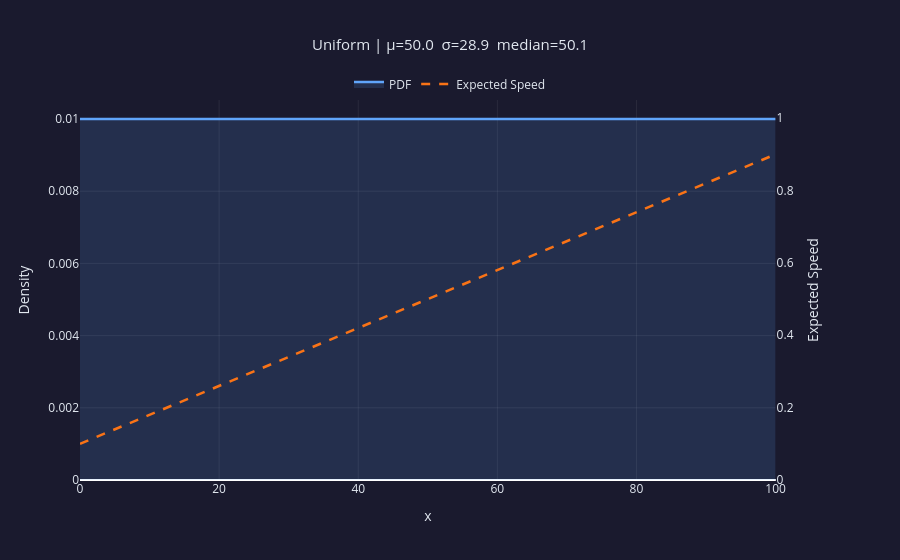
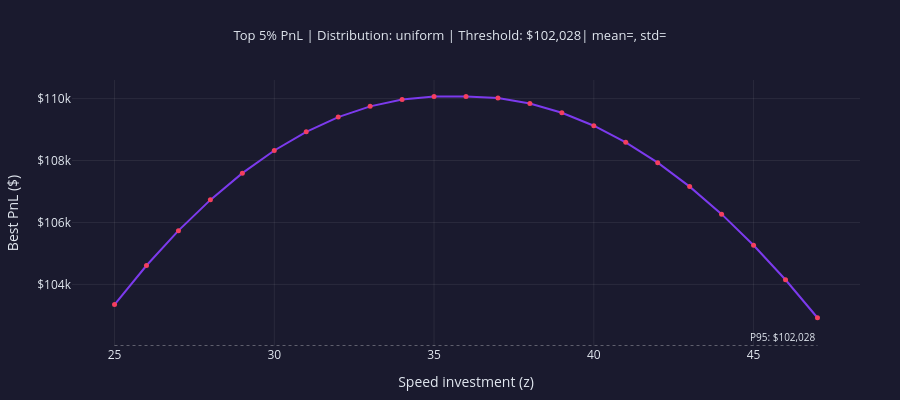
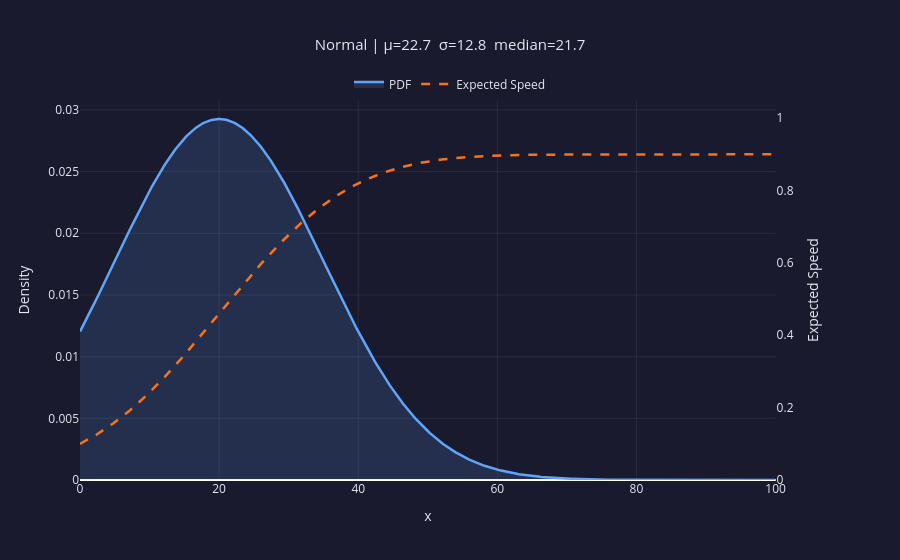
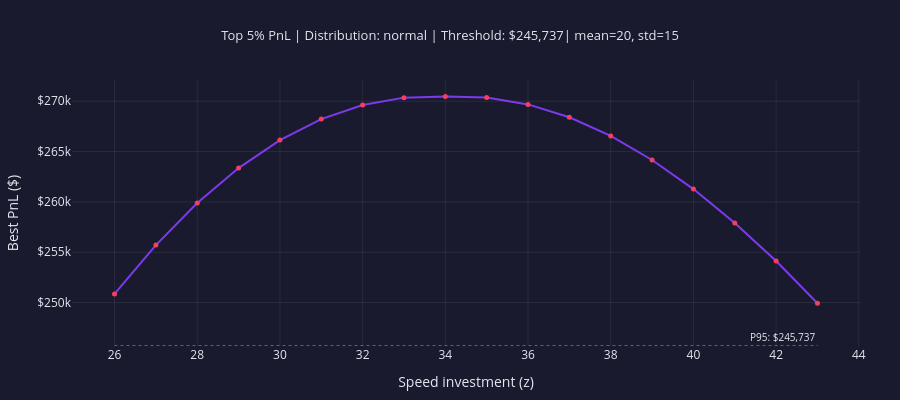

Write notebook code for charts like these, in order.
### Code cell
import numpy as np
import plotly.graph_objects as go
from plotly.subplots import make_subplots

def analyze_top_percentile(cdf, num_points=500, percentile=95):
    """
    Find all (research, scale, speed_inv) combos in the top percentile of PnL,
    then for each unique speed investment level, return the best research/scale pair.
    """
    xi = np.linspace(0, 100, num_points)
    yi = np.linspace(0, 100, num_points)
    X, Y = np.meshgrid(xi, yi)
    Z = 100 - X - Y

    feasible = (Z >= 0) & (Z <= 100)
    speed = np.interp(Z.ravel(), domain, cdf).reshape(Z.shape)
    PNL = np.where(feasible, pnl(X, Y, speed), np.nan)

    # ── Top-percentile mask ───────────────────────────────────────────────────
    threshold = np.nanpercentile(PNL, percentile)
    top_mask  = feasible & (PNL >= threshold)

    top_research  = X[top_mask]
    top_scale     = Y[top_mask]
    top_speed_inv = Z[top_mask]
    top_pnl       = PNL[top_mask]
    top_speed_val = speed[top_mask]

    # ── For each speed-investment bucket, find the best research/scale ────────
    # Round speed_inv to nearest integer for bucketing
    speed_inv_rounded = np.round(top_speed_inv).astype(int)
    unique_z = np.unique(speed_inv_rounded)

    best_by_speed = []
    for z_val in unique_z:
        mask = speed_inv_rounded == z_val
        idx  = np.argmax(top_pnl[mask])

        best_by_speed.append({
            "speed_inv":   z_val,
            "speed_val":   top_speed_val[mask][idx],
            "research":    top_research[mask][idx],
            "scale":       top_scale[mask][idx],
            "pnl":         top_pnl[mask][idx],
        })

    return {
        "threshold":    threshold,
        "top_research":  top_research,
        "top_scale":     top_scale,
        "top_speed_inv": top_speed_inv,
        "top_pnl":       top_pnl,
        "best_by_speed": best_by_speed,
        "full_PNL":      PNL,
        "xi": xi, "yi": yi,
        "X": X,   "Y": Y, "Z": Z,
    }


def plot_top_percentile(distribution, num_points=500, percentile=95, **kwargs):
    _, cdf = get_pdf_cdf(distribution, **kwargs)
    res    = analyze_top_percentile(cdf, num_points, percentile)

    best     = res["best_by_speed"]
    z_vals   = [b["speed_inv"] for b in best]
    pnl_vals = [b["pnl"]       for b in best]

    BG, GRID, TEXT = "#1a1a2e", "rgba(255,255,255,0.07)", "#e2e8f0"

    fig = go.Figure()

    fig.add_trace(go.Scatter(
        x=z_vals, y=pnl_vals,
        mode="lines+markers",
        line=dict(color="#7c3aed", width=2),
        marker=dict(size=5, color="#f43f5e"),
        hovertemplate="SpeedInv=%{x}<br>PnL=$%{y:,.0f}<extra></extra>",
    ))
    fig.add_shape(
        type="line",
        x0=min(z_vals), x1=max(z_vals),
        y0=res["threshold"], y1=res["threshold"],
        line=dict(color="rgba(255,255,255,0.3)", dash="dot", width=1),
    )
    fig.add_annotation(
        x=max(z_vals), y=res["threshold"],
        text=f"P{percentile}: ${res['threshold']:,.0f}",
        showarrow=False, font=dict(color=TEXT, size=10),
        xanchor="right", yanchor="bottom",
    )

    fig.update_layout(
        title=dict(
            text=f"Top {100-percentile}% PnL | Distribution: {distribution} | Threshold: ${res['threshold']:,.0f}"
                  f"| mean={kwargs.get('mu', "")}, std={kwargs.get('sigma', "")}",
            font=dict(color=TEXT, size=13), x=0.5,
        ),
        xaxis=dict(title="Speed investment (z)", gridcolor=GRID, tickfont=dict(color=TEXT), title_font=dict(color=TEXT)),
        yaxis=dict(title="Best PnL ($)", tickprefix="$", gridcolor=GRID, tickfont=dict(color=TEXT), title_font=dict(color=TEXT)),
        paper_bgcolor=BG, plot_bgcolor=BG,
        font=dict(color=TEXT),
        showlegend=False,
        height=400,
        margin=dict(t=80, b=40, l=40, r=40),
    )

    fig.show()

# ── Run ───────────────────────────────────────────────────────────────────────
mean  = 35
std   = 15
alpha, beta_p = beta_params_from_mean_std(mean, std)

means = [20, 25, 30, 35, 40]
stds = [15, 20, 25]

plot_pdf_cdf("uniform", lo=0, hi=100)
plot_top_percentile("uniform", lo=0, hi=100)

for mean in means:
    for std in stds:
        plot_pdf_cdf("normal", mu=mean, sigma=std)
        plot_top_percentile("normal",     mu=mean, sigma=std)

### Figure 1 — Plotly figure (JSON) as saved in the notebook; plotly's stock layout.template omitted (floating-point values rounded to 4 significant figures; data arrays with more than 128 entries replaced by an {"elided": "..."} marker saying what was removed)
{"data": [{"fill": "tozeroy", "fillcolor": "rgba(96,165,250,0.15)", "line": {"color": "#60a5fa", "width": 2.5}, "name": "PDF", "type": "scatter", "x": {"elided": "1000 float values"}, "xaxis": "x", "y": {"elided": "1000 float values"}, "yaxis": "y"}, {"line": {"color": "#f97316", "dash": "dash", "width": 2.5}, "name": "Expected Speed", "type": "scatter", "x": {"elided": "1000 float values"}, "xaxis": "x", "y": {"elided": "1000 float values"}, "yaxis": "y2"}], "layout": {"font": {"color": "#e2e8f0"}, "hovermode": "x unified", "legend": {"font": {"color": "#e2e8f0"}, "orientation": "h", "x": 0.5, "xanchor": "center", "y": 1.08}, "paper_bgcolor": "#1a1a2e", "plot_bgcolor": "#1a1a2e", "title": {"font": {"color": "#e2e8f0", "size": 15}, "text": "Uniform | μ=50.0  σ=28.9  median=50.1", "x": 0.5}, "xaxis": {"anchor": "y", "domain": [0, 0.94], "gridcolor": "rgba(255,255,255,0.07)", "range": [0, 100], "showgrid": true, "tickfont": {"color": "#e2e8f0"}, "title": {"text": "x"}, "zeroline": false}, "yaxis": {"anchor": "x", "domain": [0, 1], "gridcolor": "rgba(255,255,255,0.07)", "rangemode": "tozero", "showgrid": true, "tickfont": {"color": "#e2e8f0"}, "title": {"text": "Density"}}, "yaxis2": {"anchor": "x", "overlaying": "y", "range": [0, 1.05], "showgrid": false, "side": "right", "tickfont": {"color": "#e2e8f0"}, "title": {"text": "Expected Speed"}}}}

### Figure 2 — Plotly figure (JSON) as saved in the notebook; plotly's stock layout.template omitted (floating-point values rounded to 4 significant figures)
{"data": [{"hovertemplate": "SpeedInv=%{x}<br>PnL=$%{y:,.0f}<extra></extra>", "line": {"color": "#7c3aed", "width": 2}, "marker": {"color": "#f43f5e", "size": 5}, "mode": "lines+markers", "type": "scatter", "x": [25, 26, 27, 28, 29, 30, 31, 32, 33, 34, 35, 36, 37, 38, 39, 40, 41, 42, 43, 44, 45, 46, 47], "y": [103400.0, 104600.0, 105700.0, 106700.0, 107600.0, 108300.0, 108900.0, 109400.0, 109700.0, 110000.0, 110100.0, 110100.0, 110000.0, 109800.0, 109500.0, 109100.0, 108600.0, 107900.0, 107200.0, 106300.0, 105300.0, 104200.0, 102900.0]}], "layout": {"annotations": [{"font": {"color": "#e2e8f0", "size": 10}, "showarrow": false, "text": "P95: $102,028", "x": 47, "xanchor": "right", "y": 102000.0, "yanchor": "bottom"}], "font": {"color": "#e2e8f0"}, "height": 400, "margin": {"b": 40, "l": 40, "r": 40, "t": 80}, "paper_bgcolor": "#1a1a2e", "plot_bgcolor": "#1a1a2e", "shapes": [{"line": {"color": "rgba(255,255,255,0.3)", "dash": "dot", "width": 1}, "type": "line", "x0": 25, "x1": 47, "y0": 102000.0, "y1": 102000.0}], "showlegend": false, "title": {"font": {"color": "#e2e8f0", "size": 13}, "text": "Top 5% PnL | Distribution: uniform | Threshold: $102,028| mean=, std=", "x": 0.5}, "xaxis": {"gridcolor": "rgba(255,255,255,0.07)", "tickfont": {"color": "#e2e8f0"}, "title": {"font": {"color": "#e2e8f0"}, "text": "Speed investment (z)"}}, "yaxis": {"gridcolor": "rgba(255,255,255,0.07)", "tickfont": {"color": "#e2e8f0"}, "tickprefix": "$", "title": {"font": {"color": "#e2e8f0"}, "text": "Best PnL ($)"}}}}

### Figure 3 — Plotly figure (JSON) as saved in the notebook; plotly's stock layout.template omitted (floating-point values rounded to 4 significant figures; data arrays with more than 128 entries replaced by an {"elided": "..."} marker saying what was removed)
{"data": [{"fill": "tozeroy", "fillcolor": "rgba(96,165,250,0.15)", "line": {"color": "#60a5fa", "width": 2.5}, "name": "PDF", "type": "scatter", "x": {"elided": "1000 float values"}, "xaxis": "x", "y": {"elided": "1000 float values"}, "yaxis": "y"}, {"line": {"color": "#f97316", "dash": "dash", "width": 2.5}, "name": "Expected Speed", "type": "scatter", "x": {"elided": "1000 float values"}, "xaxis": "x", "y": {"elided": "1000 float values"}, "yaxis": "y2"}], "layout": {"font": {"color": "#e2e8f0"}, "hovermode": "x unified", "legend": {"font": {"color": "#e2e8f0"}, "orientation": "h", "x": 0.5, "xanchor": "center", "y": 1.08}, "paper_bgcolor": "#1a1a2e", "plot_bgcolor": "#1a1a2e", "title": {"font": {"color": "#e2e8f0", "size": 15}, "text": "Normal | μ=22.7  σ=12.8  median=21.7", "x": 0.5}, "xaxis": {"anchor": "y", "domain": [0, 0.94], "gridcolor": "rgba(255,255,255,0.07)", "range": [0, 100], "showgrid": true, "tickfont": {"color": "#e2e8f0"}, "title": {"text": "x"}, "zeroline": false}, "yaxis": {"anchor": "x", "domain": [0, 1], "gridcolor": "rgba(255,255,255,0.07)", "rangemode": "tozero", "showgrid": true, "tickfont": {"color": "#e2e8f0"}, "title": {"text": "Density"}}, "yaxis2": {"anchor": "x", "overlaying": "y", "range": [0, 1.05], "showgrid": false, "side": "right", "tickfont": {"color": "#e2e8f0"}, "title": {"text": "Expected Speed"}}}}

### Figure 4 — Plotly figure (JSON) as saved in the notebook; plotly's stock layout.template omitted (floating-point values rounded to 4 significant figures)
{"data": [{"hovertemplate": "SpeedInv=%{x}<br>PnL=$%{y:,.0f}<extra></extra>", "line": {"color": "#7c3aed", "width": 2}, "marker": {"color": "#f43f5e", "size": 5}, "mode": "lines+markers", "type": "scatter", "x": [26, 27, 28, 29, 30, 31, 32, 33, 34, 35, 36, 37, 38, 39, 40, 41, 42, 43], "y": [250900.0, 255700.0, 259900.0, 263400.0, 266100.0, 268200.0, 269600.0, 270400.0, 270500.0, 270400.0, 269700.0, 268400.0, 266600.0, 264200.0, 261300.0, 257900.0, 254100.0, 249900.0]}], "layout": {"annotations": [{"font": {"color": "#e2e8f0", "size": 10}, "showarrow": false, "text": "P95: $245,737", "x": 43, "xanchor": "right", "y": 245700.0, "yanchor": "bottom"}], "font": {"color": "#e2e8f0"}, "height": 400, "margin": {"b": 40, "l": 40, "r": 40, "t": 80}, "paper_bgcolor": "#1a1a2e", "plot_bgcolor": "#1a1a2e", "shapes": [{"line": {"color": "rgba(255,255,255,0.3)", "dash": "dot", "width": 1}, "type": "line", "x0": 26, "x1": 43, "y0": 245700.0, "y1": 245700.0}], "showlegend": false, "title": {"font": {"color": "#e2e8f0", "size": 13}, "text": "Top 5% PnL | Distribution: normal | Threshold: $245,737| mean=20, std=15", "x": 0.5}, "xaxis": {"gridcolor": "rgba(255,255,255,0.07)", "tickfont": {"color": "#e2e8f0"}, "title": {"font": {"color": "#e2e8f0"}, "text": "Speed investment (z)"}}, "yaxis": {"gridcolor": "rgba(255,255,255,0.07)", "tickfont": {"color": "#e2e8f0"}, "tickprefix": "$", "title": {"font": {"color": "#e2e8f0"}, "text": "Best PnL ($)"}}}}
